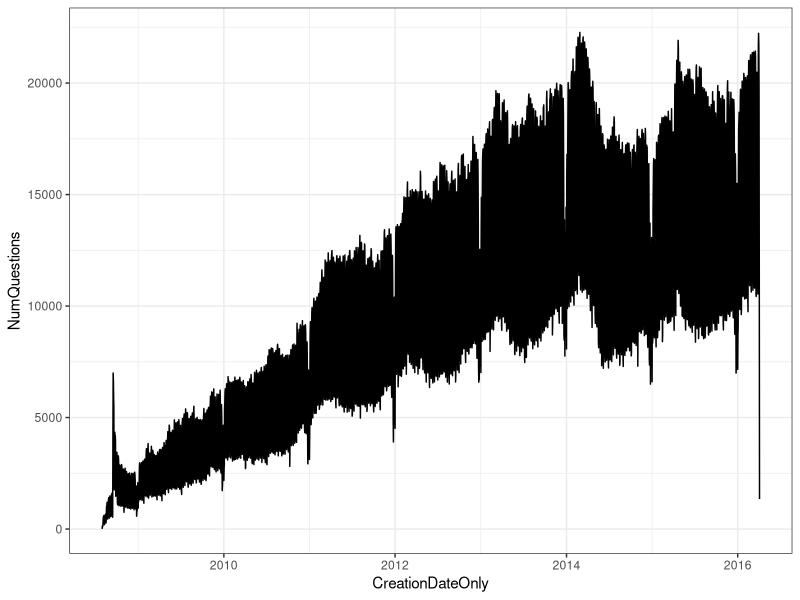
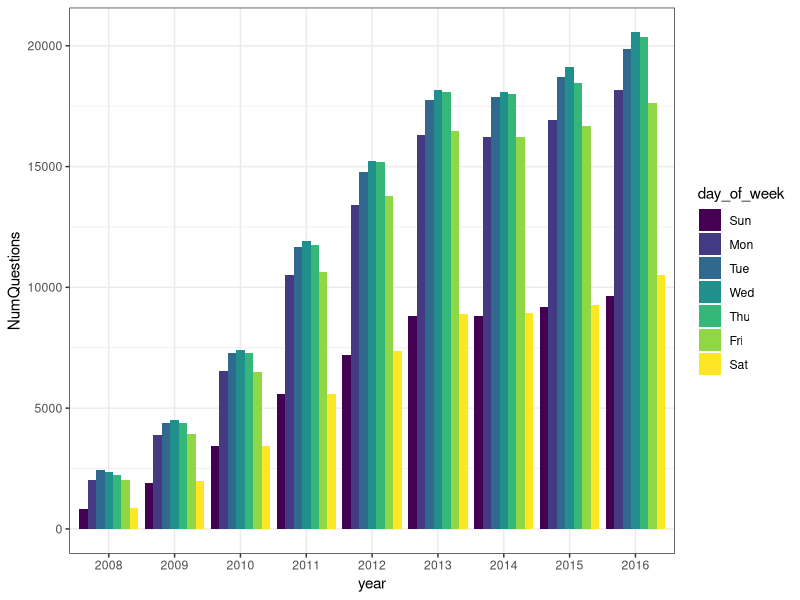
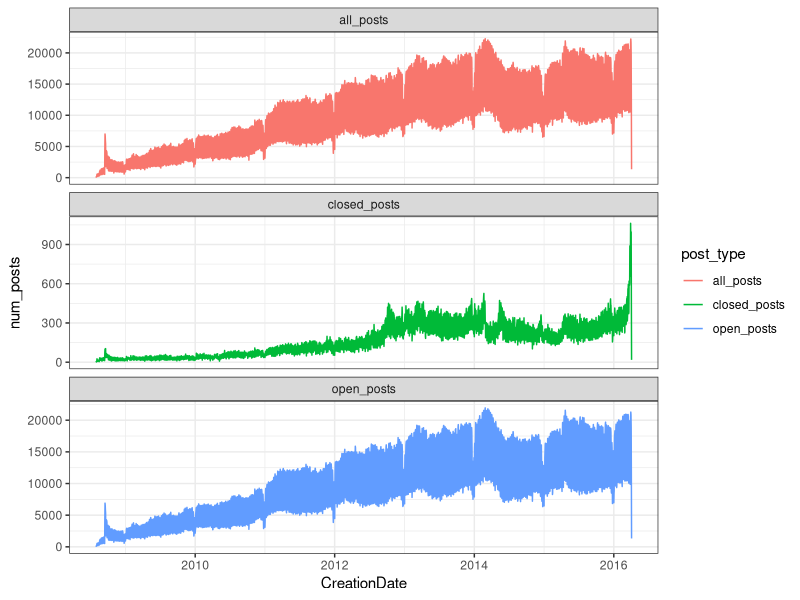
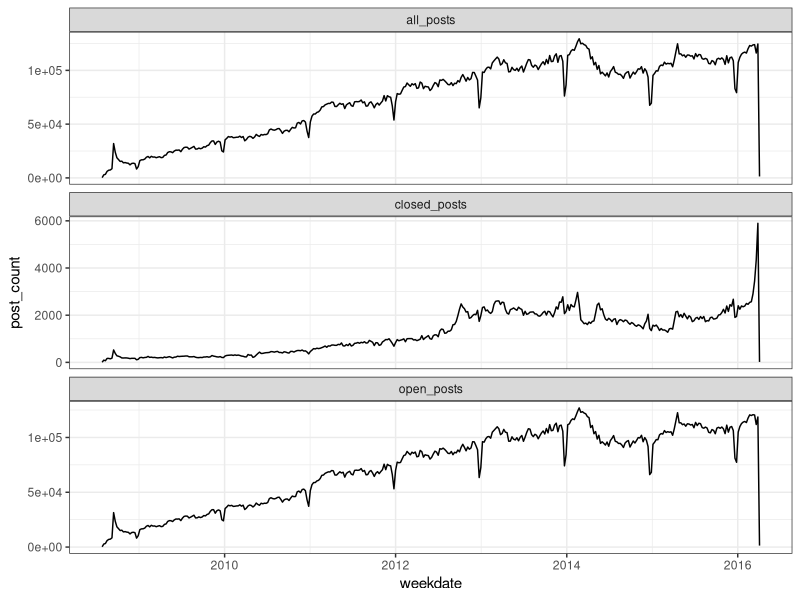
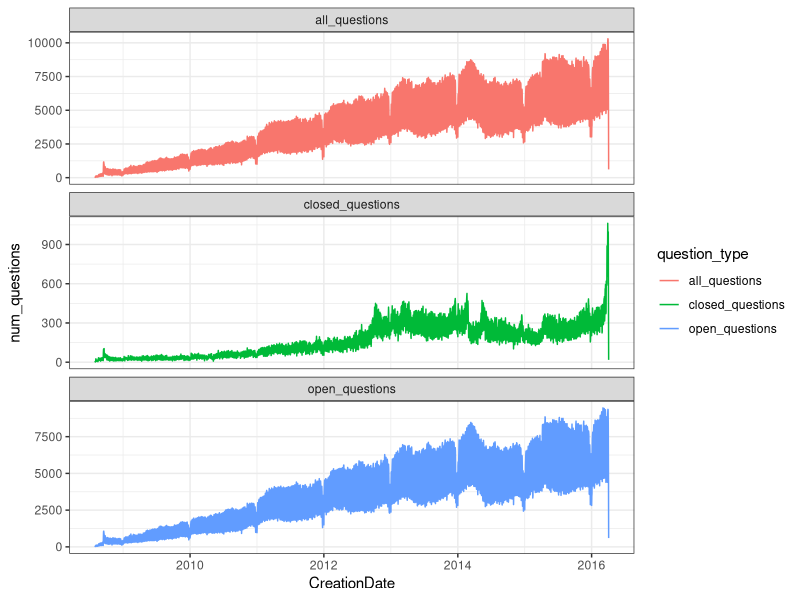

Source code (R) for these figures, in order: (Note: this script raises an error after producing the figures.)
#==============================================================================
# purpose: analyze stackoverflow data
# author: tirthankar chakravarty
# created: 
# revised: 
# comments: 
# - what is the daily number of questions that are asked on SO?
# - what is the proportion of those questions that are still open
#   clearly, there will be a bias here that older questions are more likely to 
#   to be closed. 
# - what is the time of day (minute by minute) that a question is most likely to 
#   have the longest time to first answer, in the R label?
# - what is the time of day (minute by minute) that a question is most likely 
#   to have the longest time to fist comment, in the R label?
# - Note that PostType = 1 is a question and PostType = 2 is an answer. 
#==============================================================================

library(readr)
library(dplyr)
library(tidyr)
library(ggplot2)
library(lubridate)
library(scales)

# read in the daily count and plot it
df_so = read_csv(file = "Data/DailySOCount.csv")
df_so %>% 
  mutate(CreationDateOnly = as.Date(CreationDateOnly)) %>% 
  ggplot(aes(x = CreationDateOnly, y = NumQuestions)) + 
  geom_line() + 
  theme_bw()

# highly periodic series 
df_so %>% 
  group_by(day_of_week = wday(CreationDateOnly, label = TRUE), 
           year = as.factor(year(CreationDateOnly))) %>% 
  summarize(NumQuestions = mean(NumQuestions)) %>% 
  ggplot(aes(x = year, y = NumQuestions, group = day_of_week, fill = day_of_week)) + 
  geom_bar(stat = "identity", position = "dodge") + 
  theme_bw()

#================================================
# 2. Closed versus not closed posts
#================================================
df_so_closed = read_csv(file = "Data/DailySOCountClosed.csv") %>% 
  mutate(CreationDate = as.Date(CreationDateOnly)) %>% 
  select(-CreationDateOnly) %>% 
  rename(all_posts = NumQuestions, 
         open_posts = count_nulls, 
         closed_posts = count_not_nulls)

df_so_closed %>% 
  gather(key = post_type, value = num_posts, -CreationDate) %>% 
  ggplot(aes(x = CreationDate, y = num_posts, color = post_type)) + 
  geom_line() + 
  facet_wrap(~ post_type, scales = "free_y", nrow = 3) + 
  theme_bw()
             
# aggregate up to the weekly level
df_so_closed %>% 
  group_by(week = week(CreationDate), year = year(CreationDate)) %>% 
  summarise_each(funs(sum), all_posts:closed_posts) %>% 
  arrange(week, year)

# format the dates into week-year
df_so_closed %>% 
  mutate(weekdate = floor_date(CreationDate, unit = "week")) %>% 
  group_by(weekdate) %>% 
  summarise_each(funs(sum), all_posts:closed_posts) %>% 
  arrange(weekdate) %>% 
  gather(key = post_type, value = post_count, -weekdate) %>% 
  ggplot(aes(x = weekdate, y = post_count)) + 
  geom_line() + 
  theme_bw() + 
  facet_wrap(~ post_type, scales = "free_y", nrow = 3)

#================================================
# 3. Closed versus not closed questions
#================================================
df_so_closed = read_csv(file = "Data/DailySOCountQuestions.csv") %>% 
  mutate(CreationDate = as.Date(CreationDateOnly)) %>% 
  select(-CreationDateOnly) %>% 
  rename(all_questions = NumQuestions, 
         open_questions = count_nulls, 
         closed_questions = count_not_nulls)

df_so_closed %>% 
  gather(key = question_type, value = num_questions, -CreationDate) %>% 
  ggplot(aes(x = CreationDate, y = num_questions, color = question_type)) + 
  geom_line() + 
  facet_wrap(~ question_type, scales = "free_y", nrow = 3) + 
  theme_bw()

# aggregate up to the weekly level
df_so_closed %>% 
  group_by(week = week(CreationDate), year = year(CreationDate)) %>% 
  summarise_each(funs(sum), question_count:closed_questions) %>% 
  arrange(week, year)

# format the dates into week-year
df_so_closed %>% 
  mutate(weekdate = floor_date(CreationDate, unit = "week")) %>% 
  group_by(weekdate) %>% 
  summarise_each(funs(sum), all_questions:closed_questions) %>% 
  arrange(weekdate) %>% 
  gather(key = question_type, value = question_count, -weekdate) %>% 
  ggplot(aes(x = weekdate, y = question_count)) + 
  geom_line() + 
  theme_bw() + 
  facet_wrap(~ question_type, scales = "free_y", nrow = 3)

#================================================
# 4. Closed versus not closed questions: R
#================================================
df_so_closed = read_csv(file = "Data/DailySOCountQuestionsR.csv") %>% 
  mutate(CreationDate = as.Date(CreationDateOnly)) %>% 
  select(-CreationDateOnly) %>% 
  rename(all_questions = NumQuestions, 
         open_questions = count_nulls, 
         closed_questions = count_not_nulls)

df_so_closed %>% 
  gather(key = question_type, value = num_questions, -CreationDate) %>% 
  ggplot(aes(x = CreationDate, y = num_questions, color = question_type)) + 
  geom_line() + 
  facet_wrap(~ question_type, scales = "free_y", nrow = 3) + 
  theme_bw()

# aggregate up to the weekly level
df_so_closed %>% 
  group_by(week = week(CreationDate), year = year(CreationDate)) %>% 
  summarise_each(funs(sum), question_count:closed_questions) %>% 
  arrange(week, year)

# format the dates into week-year
df_so_closed %>% 
  mutate(weekdate = floor_date(CreationDate, unit = "week")) %>% 
  group_by(weekdate) %>% 
  summarise_each(funs(sum), all_questions:closed_questions) %>% 
  arrange(weekdate) %>% 
  gather(key = question_type, value = question_count, -weekdate) %>% 
  ggplot(aes(x = weekdate, y = question_count)) + 
  geom_line() + 
  theme_bw() + 
  facet_wrap(~ question_type, scales = "free_y", nrow = 3)

# -- select count(*) as NumQuestions, cast(CreationDate as Date) as CreationDateOnly from Posts group by cast(CreationDate as Date) order by CreationDateOnly  
# -- select count(*) as NumQuestions, sum(case when ClosedDate is null then 1 else 0 end) as count_nulls, count(ClosedDate) as count_not_nulls, cast(CreationDate as Date)  CreationDateOnly from Posts where PostTypeId = 1 and Tags = '<r>' group by cast(CreationDate as Date) order by CreationDateOnly  
# -- select count(*) as NumQuestions, sum(case when ClosedDate is null then 1 else 0 end) as count_nulls, count(ClosedDate) as count_not_nulls, cast(CreationDate as Date)  CreationDateOnly from Posts where PosType = 2 group by cast(CreationDate as Date) order by CreationDateOnly  
# -- select * from PostTypes
# 
# select * from Posts where PostTypeId = 1 and Tags like '<r>'
# and month(CreationDate) = 1 and year(CreationDate) = 2015 and 
# day(CreationDate) = 1
# 
